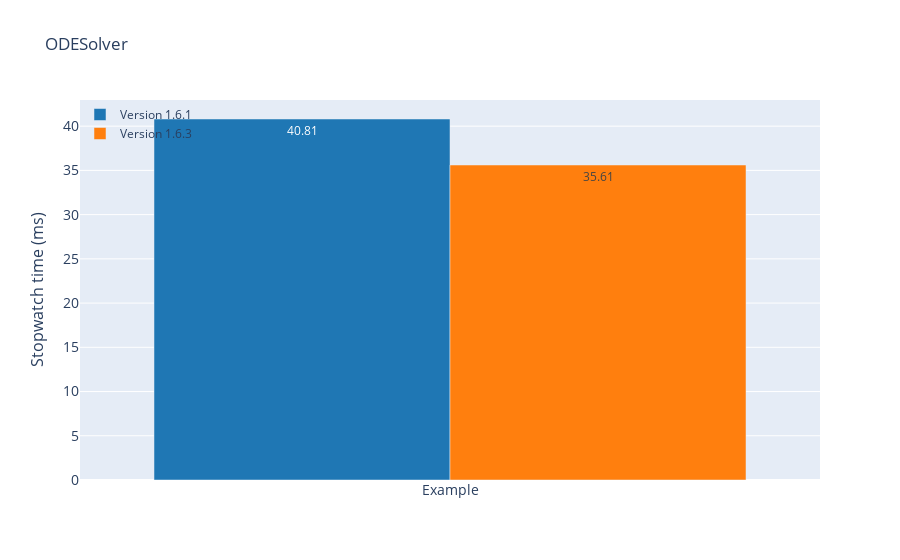
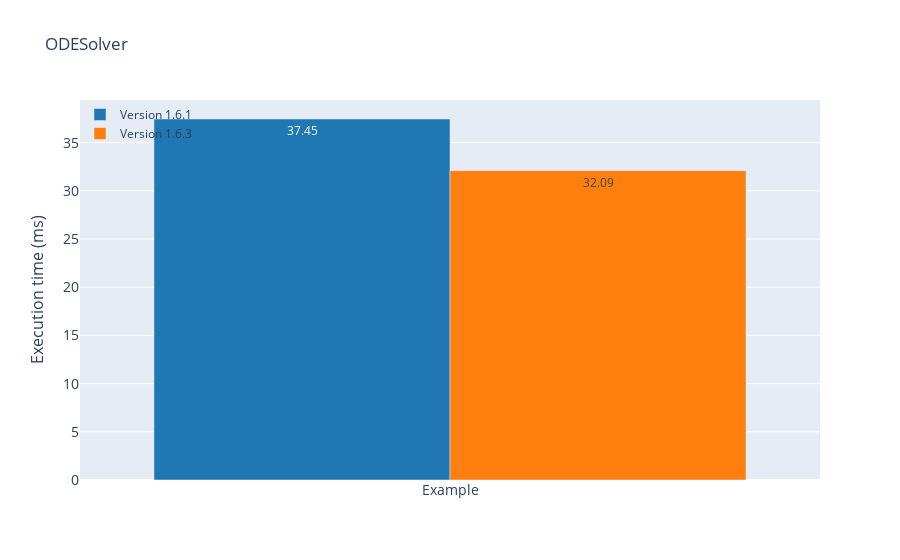

Write notebook code for charts like these, in order.
### Code cell
# Plot the ODESolver's stopwatch_time and execution_time.
results.plot_solver(ODESolver, target_stat="stopwatch_time")
results.plot_solver(ODESolver, target_stat="execution_time")

### Figure 1 — Plotly figure (JSON) as saved in the notebook; plotly's stock layout.template omitted (floating-point values rounded to 4 significant figures)
{"data": [{"marker": {"color": "#1f77b4"}, "name": "Version 1.6.1", "text": ["40.81"], "textposition": "auto", "type": "bar", "x": ["Example"], "y": [40.81]}, {"marker": {"color": "#ff7f0e"}, "name": "Version 1.6.3", "text": ["35.61"], "textposition": "auto", "type": "bar", "x": ["Example"], "y": [35.61]}], "layout": {"barmode": "group", "legend": {"bgcolor": "rgba(255, 255, 255, 0)", "bordercolor": "rgba(255, 255, 255, 0)", "x": 0, "y": 1}, "title": {"text": "ODESolver"}, "xaxis": {"tickfont": {"size": 14}}, "yaxis": {"tickfont": {"size": 14}, "title": {"font": {"size": 16}, "text": "Stopwatch time (ms)"}}}}

### Figure 2 — Plotly figure (JSON) as saved in the notebook; plotly's stock layout.template omitted (floating-point values rounded to 4 significant figures)
{"data": [{"marker": {"color": "#1f77b4"}, "name": "Version 1.6.1", "text": ["37.45"], "textposition": "auto", "type": "bar", "x": ["Example"], "y": [37.45]}, {"marker": {"color": "#ff7f0e"}, "name": "Version 1.6.3", "text": ["32.09"], "textposition": "auto", "type": "bar", "x": ["Example"], "y": [32.09]}], "layout": {"barmode": "group", "legend": {"bgcolor": "rgba(255, 255, 255, 0)", "bordercolor": "rgba(255, 255, 255, 0)", "x": 0, "y": 1}, "title": {"text": "ODESolver"}, "xaxis": {"tickfont": {"size": 14}}, "yaxis": {"tickfont": {"size": 14}, "title": {"font": {"size": 16}, "text": "Execution time (ms)"}}}}
